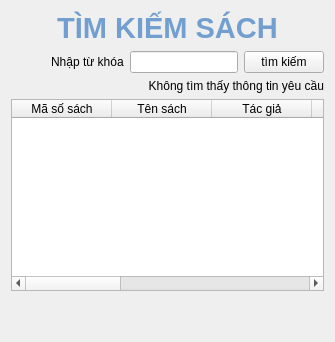
          <widget class="QWidget" name="tab_3">
           <attribute name="title">
            <string>Tìm kiếm sách</string>
           </attribute>
           <layout class="QVBoxLayout" name="verticalLayout_9">
            <item>
             <widget class="QLabel" name="label_9">
              <property name="text">
               <string>&lt;html&gt;&lt;head/&gt;&lt;body&gt;&lt;p align=&quot;center&quot;&gt;&lt;span style=&quot; font-size:22pt; font-weight:600; color:#729fcf;&quot;&gt;TÌM KIẾM SÁCH&lt;/span&gt;&lt;/p&gt;&lt;/body&gt;&lt;/html&gt;</string>
              </property>
             </widget>
            </item>
            <item>
             <layout class="QHBoxLayout" name="horizontalLayout_7">
              <property name="bottomMargin">
               <number>0</number>
              </property>
              <item>
               <spacer name="horizontalSpacer_3">
                <property name="orientation">
                 <enum>Qt::Horizontal</enum>
                </property>
                <property name="sizeHint" stdset="0">
                 <size>
                  <width>40</width>
                  <height>20</height>
                 </size>
                </property>
               </spacer>
              </item>
              <item>
               <widget class="QLabel" name="label_10">
                <property name="text">
                 <string>Nhập từ khóa</string>
                </property>
               </widget>
              </item>
              <item>
               <widget class="QLineEdit" name="findBook_findLine"/>
              </item>
              <item>
               <widget class="QPushButton" name="findBook_findButton">
                <property name="text">
                 <string>tìm kiếm</string>
                </property>
               </widget>
              </item>
             </layout>
            </item>
            <item>
             <widget class="QLabel" name="findBook_findLabel">
              <property name="text">
               <string>&lt;html&gt;&lt;head/&gt;&lt;body&gt;&lt;p align=&quot;right&quot;&gt;Không tìm thấy thông tin yêu cầu&lt;/p&gt;&lt;/body&gt;&lt;/html&gt;</string>
              </property>
             </widget>
            </item>
            <item>
             <widget class="QTableWidget" name="findBookView">
              <column>
               <property name="text">
                <string>Mã số sách</string>
               </property>
              </column>
              <column>
               <property name="text">
                <string>Tên sách</string>
               </property>
              </column>
              <column>
               <property name="text">
                <string>Tác giả</string>
               </property>
              </column>
              <column>
               <property name="text">
                <string>Năm xuất bản</string>
               </property>
              </column>
              <column>
               <property name="text">
                <string>Số lượng</string>
               </property>
              </column>
              <column>
               <property name="text">
                <string>Còn lại</string>
               </property>
              </column>
              <column>
               <property name="text">
                <string>Chưa được đặt</string>
               </property>
              </column>
              <column>
               <property name="text">
                <string>Số lượt truy cập</string>
               </property>
              </column>
              <column>
               <property name="text">
                <string/>
               </property>
              </column>
             </widget>
            </item>
            <item>
             <spacer name="verticalSpacer_3">
              <property name="orientation">
               <enum>Qt::Vertical</enum>
              </property>
              <property name="sizeHint" stdset="0">
               <size>
                <width>20</width>
                <height>40</height>
               </size>
              </property>
             </spacer>
            </item>
           </layout>
          </widget>
